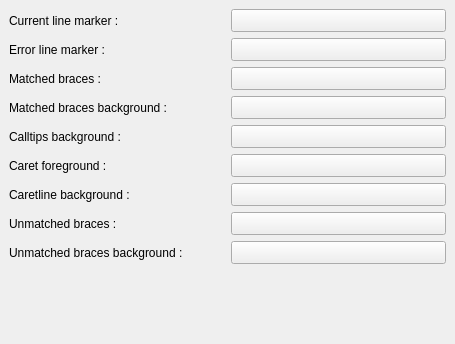
         <widget class="QWidget" name="wEditorColours" >
          <attribute name="title" >
           <string>Colours</string>
          </attribute>
          <layout class="QGridLayout" >
           <property name="margin" >
            <number>9</number>
           </property>
           <property name="spacing" >
            <number>6</number>
           </property>
           <item row="9" column="0" colspan="2" >
            <spacer>
             <property name="orientation" >
              <enum>Qt::Vertical</enum>
             </property>
             <property name="sizeHint" >
              <size>
               <width>437</width>
               <height>71</height>
              </size>
             </property>
            </spacer>
           </item>
           <item row="0" column="1" >
            <widget class="QToolButton" name="tbColoursCurrentLineMarker" >
             <property name="sizePolicy" >
              <sizepolicy>
               <hsizetype>1</hsizetype>
               <vsizetype>0</vsizetype>
               <horstretch>0</horstretch>
               <verstretch>0</verstretch>
              </sizepolicy>
             </property>
             <property name="iconSize" >
              <size>
               <width>48</width>
               <height>16</height>
              </size>
             </property>
            </widget>
           </item>
           <item row="1" column="1" >
            <widget class="QToolButton" name="tbColoursErrorLineMarker" >
             <property name="sizePolicy" >
              <sizepolicy>
               <hsizetype>1</hsizetype>
               <vsizetype>0</vsizetype>
               <horstretch>0</horstretch>
               <verstretch>0</verstretch>
              </sizepolicy>
             </property>
             <property name="iconSize" >
              <size>
               <width>48</width>
               <height>16</height>
              </size>
             </property>
            </widget>
           </item>
           <item row="2" column="1" >
            <widget class="QToolButton" name="tbColoursMatchedBraces" >
             <property name="sizePolicy" >
              <sizepolicy>
               <hsizetype>1</hsizetype>
               <vsizetype>0</vsizetype>
               <horstretch>0</horstretch>
               <verstretch>0</verstretch>
              </sizepolicy>
             </property>
             <property name="iconSize" >
              <size>
               <width>48</width>
               <height>16</height>
              </size>
             </property>
            </widget>
           </item>
           <item row="3" column="1" >
            <widget class="QToolButton" name="tbColoursMatchedBracesBackground" >
             <property name="sizePolicy" >
              <sizepolicy>
               <hsizetype>1</hsizetype>
               <vsizetype>0</vsizetype>
               <horstretch>0</horstretch>
               <verstretch>0</verstretch>
              </sizepolicy>
             </property>
             <property name="iconSize" >
              <size>
               <width>48</width>
               <height>16</height>
              </size>
             </property>
            </widget>
           </item>
           <item row="4" column="1" >
            <widget class="QToolButton" name="tbColoursCalltipsBackground" >
             <property name="sizePolicy" >
              <sizepolicy>
               <hsizetype>1</hsizetype>
               <vsizetype>0</vsizetype>
               <horstretch>0</horstretch>
               <verstretch>0</verstretch>
              </sizepolicy>
             </property>
             <property name="iconSize" >
              <size>
               <width>48</width>
               <height>16</height>
              </size>
             </property>
            </widget>
           </item>
           <item row="5" column="1" >
            <widget class="QToolButton" name="tbColoursCaretForeground" >
             <property name="sizePolicy" >
              <sizepolicy>
               <hsizetype>1</hsizetype>
               <vsizetype>0</vsizetype>
               <horstretch>0</horstretch>
               <verstretch>0</verstretch>
              </sizepolicy>
             </property>
             <property name="iconSize" >
              <size>
               <width>48</width>
               <height>16</height>
              </size>
             </property>
            </widget>
           </item>
           <item row="6" column="1" >
            <widget class="QToolButton" name="tbColoursCaretLineBackground" >
             <property name="sizePolicy" >
              <sizepolicy>
               <hsizetype>1</hsizetype>
               <vsizetype>0</vsizetype>
               <horstretch>0</horstretch>
               <verstretch>0</verstretch>
              </sizepolicy>
             </property>
             <property name="iconSize" >
              <size>
               <width>48</width>
               <height>16</height>
              </size>
             </property>
            </widget>
           </item>
           <item row="7" column="1" >
            <widget class="QToolButton" name="tbColoursUnmatchedBraces" >
             <property name="sizePolicy" >
              <sizepolicy>
               <hsizetype>1</hsizetype>
               <vsizetype>0</vsizetype>
               <horstretch>0</horstretch>
               <verstretch>0</verstretch>
              </sizepolicy>
             </property>
             <property name="iconSize" >
              <size>
               <width>48</width>
               <height>16</height>
              </size>
             </property>
            </widget>
           </item>
           <item row="8" column="1" >
            <widget class="QToolButton" name="tbColoursUnmatchedBracesBackground" >
             <property name="sizePolicy" >
              <sizepolicy>
               <hsizetype>1</hsizetype>
               <vsizetype>0</vsizetype>
               <horstretch>0</horstretch>
               <verstretch>0</verstretch>
              </sizepolicy>
             </property>
             <property name="iconSize" >
              <size>
               <width>48</width>
               <height>16</height>
              </size>
             </property>
            </widget>
           </item>
           <item row="8" column="0" >
            <widget class="QLabel" name="lColoursUnmatchedBracesBackground" >
             <property name="text" >
              <string>Unmatched braces background :</string>
             </property>
            </widget>
           </item>
           <item row="7" column="0" >
            <widget class="QLabel" name="lColoursUnmatchedBraces" >
             <property name="text" >
              <string>Unmatched braces :</string>
             </property>
            </widget>
           </item>
           <item row="6" column="0" >
            <widget class="QLabel" name="lColoursCaretLineBackground" >
             <property name="text" >
              <string>Caretline background :</string>
             </property>
            </widget>
           </item>
           <item row="5" column="0" >
            <widget class="QLabel" name="lColoursCaretForeground" >
             <property name="text" >
              <string>Caret foreground :</string>
             </property>
            </widget>
           </item>
           <item row="4" column="0" >
            <widget class="QLabel" name="lColoursCalltipsBackground" >
             <property name="text" >
              <string>Calltips background :</string>
             </property>
            </widget>
           </item>
           <item row="3" column="0" >
            <widget class="QLabel" name="lColoursMatchedBracesBackground" >
             <property name="text" >
              <string>Matched braces background :</string>
             </property>
            </widget>
           </item>
           <item row="2" column="0" >
            <widget class="QLabel" name="lColoursMatchedBrace" >
             <property name="text" >
              <string>Matched braces :</string>
             </property>
            </widget>
           </item>
           <item row="1" column="0" >
            <widget class="QLabel" name="lColoursErrorLineMarker" >
             <property name="text" >
              <string>Error line marker :</string>
             </property>
            </widget>
           </item>
           <item row="0" column="0" >
            <widget class="QLabel" name="lColoursCurrentLineMarker" >
             <property name="text" >
              <string>Current line marker :</string>
             </property>
            </widget>
           </item>
          </layout>
         </widget>
